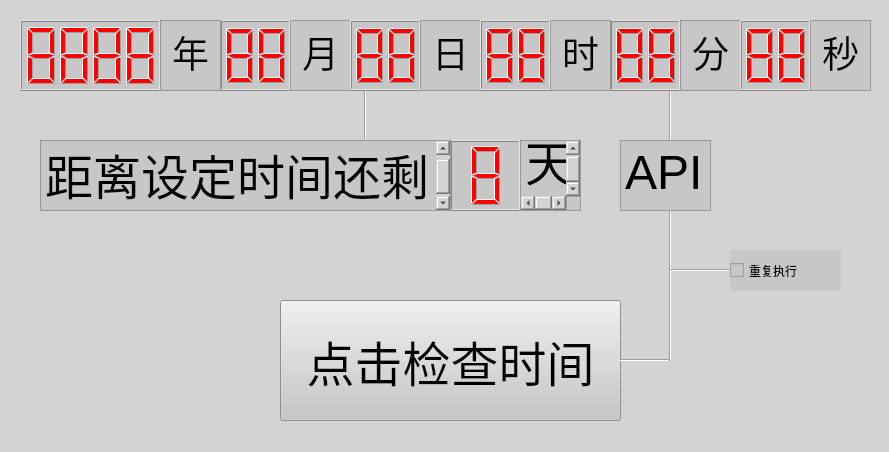
<?xml version="1.0" encoding="UTF-8"?>
<ui version="4.0">
 <class>Form</class>
 <widget class="QWidget" name="Form">
  <property name="geometry">
   <rect>
    <x>0</x>
    <y>0</y>
    <width>889</width>
    <height>452</height>
   </rect>
  </property>
  <property name="windowTitle">
   <string>Form</string>
  </property>
  <property name="styleSheet">
   <string notr="true">background-color: lightgray;</string>
  </property>
  <widget class="QPushButton" name="pushButton">
   <property name="geometry">
    <rect>
     <x>280</x>
     <y>300</y>
     <width>341</width>
     <height>121</height>
    </rect>
   </property>
   <property name="font">
    <font>
     <pointsize>36</pointsize>
    </font>
   </property>
   <property name="styleSheet">
    <string notr="true">background-color: rgb(199, 199, 199)</string>
   </property>
   <property name="text">
    <string>点击检查时间</string>
   </property>
  </widget>
  <widget class="QLCDNumber" name="lcdNumber">
   <property name="enabled">
    <bool>true</bool>
   </property>
   <property name="geometry">
    <rect>
     <x>450</x>
     <y>140</y>
     <width>71</width>
     <height>71</height>
    </rect>
   </property>
   <property name="font">
    <font>
     <family>思源黑体 CN</family>
    </font>
   </property>
   <property name="cursor">
    <cursorShape>ArrowCursor</cursorShape>
   </property>
   <property name="layoutDirection">
    <enum>Qt::LayoutDirection::LeftToRight</enum>
   </property>
   <property name="styleSheet">
    <string notr="true">color: red;
background-color: rgb(199, 199, 199)</string>
   </property>
   <property name="smallDecimalPoint">
    <bool>false</bool>
   </property>
   <property name="digitCount">
    <number>1</number>
   </property>
   <property name="mode">
    <enum>QLCDNumber::Mode::Dec</enum>
   </property>
   <property name="intValue" stdset="0">
    <number>8</number>
   </property>
  </widget>
  <widget class="QTextBrowser" name="textBrowser">
   <property name="geometry">
    <rect>
     <x>40</x>
     <y>140</y>
     <width>411</width>
     <height>71</height>
    </rect>
   </property>
   <property name="font">
    <font>
     <family>思源黑体 CN</family>
    </font>
   </property>
   <property name="styleSheet">
    <string notr="true">background-color: rgb(199, 199, 199)</string>
   </property>
   <property name="html">
    <string>&lt;!DOCTYPE HTML PUBLIC &quot;-//W3C//DTD HTML 4.0//EN&quot; &quot;http://www.w3.org/TR/REC-html40/strict.dtd&quot;&gt;
&lt;html&gt;&lt;head&gt;&lt;meta name=&quot;qrichtext&quot; content=&quot;1&quot; /&gt;&lt;meta charset=&quot;utf-8&quot; /&gt;&lt;style type=&quot;text/css&quot;&gt;
p, li { white-space: pre-wrap; }
hr { height: 1px; border-width: 0; }
li.unchecked::marker { content: &quot;\2610&quot;; }
li.checked::marker { content: &quot;\2612&quot;; }
&lt;/style&gt;&lt;/head&gt;&lt;body style=&quot; font-family:'思源黑体 CN'; font-size:9pt; font-weight:400; font-style:normal;&quot;&gt;
&lt;p style=&quot; margin-top:0px; margin-bottom:0px; margin-left:0px; margin-right:0px; -qt-block-indent:0; text-indent:0px;&quot;&gt;&lt;span style=&quot; font-family:'Microsoft YaHei UI'; font-size:36pt;&quot;&gt;距离设定时间还剩&lt;/span&gt;&lt;/p&gt;&lt;/body&gt;&lt;/html&gt;</string>
   </property>
  </widget>
  <widget class="QTextBrowser" name="textBrowser_2">
   <property name="geometry">
    <rect>
     <x>520</x>
     <y>140</y>
     <width>61</width>
     <height>71</height>
    </rect>
   </property>
   <property name="font">
    <font>
     <family>思源黑体 CN</family>
    </font>
   </property>
   <property name="styleSheet">
    <string notr="true">background-color: rgb(199, 199, 199)</string>
   </property>
   <property name="html">
    <string>&lt;!DOCTYPE HTML PUBLIC &quot;-//W3C//DTD HTML 4.0//EN&quot; &quot;http://www.w3.org/TR/REC-html40/strict.dtd&quot;&gt;
&lt;html&gt;&lt;head&gt;&lt;meta name=&quot;qrichtext&quot; content=&quot;1&quot; /&gt;&lt;meta charset=&quot;utf-8&quot; /&gt;&lt;style type=&quot;text/css&quot;&gt;
p, li { white-space: pre-wrap; }
hr { height: 1px; border-width: 0; }
li.unchecked::marker { content: &quot;\2610&quot;; }
li.checked::marker { content: &quot;\2612&quot;; }
&lt;/style&gt;&lt;/head&gt;&lt;body style=&quot; font-family:'思源黑体 CN'; font-size:9pt; font-weight:400; font-style:normal;&quot;&gt;
&lt;p style=&quot; margin-top:0px; margin-bottom:0px; margin-left:0px; margin-right:0px; -qt-block-indent:0; text-indent:0px;&quot;&gt;&lt;span style=&quot; font-family:'Microsoft YaHei UI'; font-size:36pt;&quot;&gt;天&lt;/span&gt;&lt;/p&gt;&lt;/body&gt;&lt;/html&gt;</string>
   </property>
  </widget>
  <widget class="QLCDNumber" name="lcdNumber_2">
   <property name="enabled">
    <bool>true</bool>
   </property>
   <property name="geometry">
    <rect>
     <x>20</x>
     <y>20</y>
     <width>141</width>
     <height>71</height>
    </rect>
   </property>
   <property name="font">
    <font>
     <family>思源黑体 CN</family>
    </font>
   </property>
   <property name="cursor">
    <cursorShape>ArrowCursor</cursorShape>
   </property>
   <property name="layoutDirection">
    <enum>Qt::LayoutDirection::LeftToRight</enum>
   </property>
   <property name="styleSheet">
    <string notr="true">color: red;
background-color: rgb(199, 199, 199)</string>
   </property>
   <property name="smallDecimalPoint">
    <bool>false</bool>
   </property>
   <property name="digitCount">
    <number>4</number>
   </property>
   <property name="mode">
    <enum>QLCDNumber::Mode::Dec</enum>
   </property>
   <property name="intValue" stdset="0">
    <number>8888</number>
   </property>
  </widget>
  <widget class="QLCDNumber" name="lcdNumber_3">
   <property name="enabled">
    <bool>true</bool>
   </property>
   <property name="geometry">
    <rect>
     <x>220</x>
     <y>20</y>
     <width>71</width>
     <height>71</height>
    </rect>
   </property>
   <property name="font">
    <font>
     <family>思源黑体 CN</family>
    </font>
   </property>
   <property name="cursor">
    <cursorShape>ArrowCursor</cursorShape>
   </property>
   <property name="layoutDirection">
    <enum>Qt::LayoutDirection::LeftToRight</enum>
   </property>
   <property name="styleSheet">
    <string notr="true">color: red;
background-color: rgb(199, 199, 199)</string>
   </property>
   <property name="smallDecimalPoint">
    <bool>false</bool>
   </property>
   <property name="digitCount">
    <number>2</number>
   </property>
   <property name="mode">
    <enum>QLCDNumber::Mode::Dec</enum>
   </property>
   <property name="value" stdset="0">
    <double>88.000000000000000</double>
   </property>
   <property name="intValue" stdset="0">
    <number>88</number>
   </property>
  </widget>
  <widget class="QTextBrowser" name="textBrowser_3">
   <property name="geometry">
    <rect>
     <x>160</x>
     <y>20</y>
     <width>61</width>
     <height>71</height>
    </rect>
   </property>
   <property name="font">
    <font>
     <family>思源黑体 CN</family>
    </font>
   </property>
   <property name="styleSheet">
    <string notr="true">background-color: rgb(199, 199, 199)</string>
   </property>
   <property name="html">
    <string>&lt;!DOCTYPE HTML PUBLIC &quot;-//W3C//DTD HTML 4.0//EN&quot; &quot;http://www.w3.org/TR/REC-html40/strict.dtd&quot;&gt;
&lt;html&gt;&lt;head&gt;&lt;meta name=&quot;qrichtext&quot; content=&quot;1&quot; /&gt;&lt;meta charset=&quot;utf-8&quot; /&gt;&lt;style type=&quot;text/css&quot;&gt;
p, li { white-space: pre-wrap; }
hr { height: 1px; border-width: 0; }
li.unchecked::marker { content: &quot;\2610&quot;; }
li.checked::marker { content: &quot;\2612&quot;; }
&lt;/style&gt;&lt;/head&gt;&lt;body style=&quot; font-family:'思源黑体 CN'; font-size:9pt; font-weight:400; font-style:normal;&quot;&gt;
&lt;p align=&quot;center&quot; style=&quot; margin-top:0px; margin-bottom:0px; margin-left:0px; margin-right:0px; -qt-block-indent:0; text-indent:0px;&quot;&gt;&lt;span style=&quot; font-size:28pt;&quot;&gt;年&lt;/span&gt;&lt;/p&gt;&lt;/body&gt;&lt;/html&gt;</string>
   </property>
  </widget>
  <widget class="QTextBrowser" name="textBrowser_4">
   <property name="geometry">
    <rect>
     <x>290</x>
     <y>20</y>
     <width>61</width>
     <height>71</height>
    </rect>
   </property>
   <property name="font">
    <font>
     <family>思源黑体 CN</family>
    </font>
   </property>
   <property name="styleSheet">
    <string notr="true">background-color: rgb(199, 199, 199)</string>
   </property>
   <property name="html">
    <string>&lt;!DOCTYPE HTML PUBLIC &quot;-//W3C//DTD HTML 4.0//EN&quot; &quot;http://www.w3.org/TR/REC-html40/strict.dtd&quot;&gt;
&lt;html&gt;&lt;head&gt;&lt;meta name=&quot;qrichtext&quot; content=&quot;1&quot; /&gt;&lt;meta charset=&quot;utf-8&quot; /&gt;&lt;style type=&quot;text/css&quot;&gt;
p, li { white-space: pre-wrap; }
hr { height: 1px; border-width: 0; }
li.unchecked::marker { content: &quot;\2610&quot;; }
li.checked::marker { content: &quot;\2612&quot;; }
&lt;/style&gt;&lt;/head&gt;&lt;body style=&quot; font-family:'思源黑体 CN'; font-size:9pt; font-weight:400; font-style:normal;&quot;&gt;
&lt;p align=&quot;center&quot; style=&quot; margin-top:0px; margin-bottom:0px; margin-left:0px; margin-right:0px; -qt-block-indent:0; text-indent:0px;&quot;&gt;&lt;span style=&quot; font-size:28pt;&quot;&gt;月&lt;/span&gt;&lt;/p&gt;&lt;/body&gt;&lt;/html&gt;</string>
   </property>
  </widget>
  <widget class="QLCDNumber" name="lcdNumber_4">
   <property name="enabled">
    <bool>true</bool>
   </property>
   <property name="geometry">
    <rect>
     <x>350</x>
     <y>20</y>
     <width>71</width>
     <height>71</height>
    </rect>
   </property>
   <property name="font">
    <font>
     <family>思源黑体 CN</family>
    </font>
   </property>
   <property name="cursor">
    <cursorShape>ArrowCursor</cursorShape>
   </property>
   <property name="layoutDirection">
    <enum>Qt::LayoutDirection::LeftToRight</enum>
   </property>
   <property name="styleSheet">
    <string notr="true">color: red;
background-color: rgb(199, 199, 199)</string>
   </property>
   <property name="smallDecimalPoint">
    <bool>false</bool>
   </property>
   <property name="digitCount">
    <number>2</number>
   </property>
   <property name="mode">
    <enum>QLCDNumber::Mode::Dec</enum>
   </property>
   <property name="intValue" stdset="0">
    <number>88</number>
   </property>
  </widget>
  <widget class="QTextBrowser" name="textBrowser_5">
   <property name="geometry">
    <rect>
     <x>420</x>
     <y>20</y>
     <width>61</width>
     <height>71</height>
    </rect>
   </property>
   <property name="font">
    <font>
     <family>思源黑体 CN</family>
    </font>
   </property>
   <property name="styleSheet">
    <string notr="true">background-color: rgb(199, 199, 199)</string>
   </property>
   <property name="html">
    <string>&lt;!DOCTYPE HTML PUBLIC &quot;-//W3C//DTD HTML 4.0//EN&quot; &quot;http://www.w3.org/TR/REC-html40/strict.dtd&quot;&gt;
&lt;html&gt;&lt;head&gt;&lt;meta name=&quot;qrichtext&quot; content=&quot;1&quot; /&gt;&lt;meta charset=&quot;utf-8&quot; /&gt;&lt;style type=&quot;text/css&quot;&gt;
p, li { white-space: pre-wrap; }
hr { height: 1px; border-width: 0; }
li.unchecked::marker { content: &quot;\2610&quot;; }
li.checked::marker { content: &quot;\2612&quot;; }
&lt;/style&gt;&lt;/head&gt;&lt;body style=&quot; font-family:'思源黑体 CN'; font-size:9pt; font-weight:400; font-style:normal;&quot;&gt;
&lt;p align=&quot;center&quot; style=&quot; margin-top:0px; margin-bottom:0px; margin-left:0px; margin-right:0px; -qt-block-indent:0; text-indent:0px;&quot;&gt;&lt;span style=&quot; font-size:28pt;&quot;&gt;日&lt;/span&gt;&lt;/p&gt;&lt;/body&gt;&lt;/html&gt;</string>
   </property>
  </widget>
  <widget class="Line" name="line_2">
   <property name="geometry">
    <rect>
     <x>340</x>
     <y>90</y>
     <width>51</width>
     <height>51</height>
    </rect>
   </property>
   <property name="styleSheet">
    <string notr="true">border-color: black;
background-color:none;</string>
   </property>
   <property name="orientation">
    <enum>Qt::Orientation::Vertical</enum>
   </property>
  </widget>
  <widget class="QTextBrowser" name="textBrowser_6">
   <property name="geometry">
    <rect>
     <x>620</x>
     <y>140</y>
     <width>91</width>
     <height>71</height>
    </rect>
   </property>
   <property name="styleSheet">
    <string notr="true">background-color: rgb(199, 199, 199)</string>
   </property>
   <property name="html">
    <string>&lt;!DOCTYPE HTML PUBLIC &quot;-//W3C//DTD HTML 4.0//EN&quot; &quot;http://www.w3.org/TR/REC-html40/strict.dtd&quot;&gt;
&lt;html&gt;&lt;head&gt;&lt;meta name=&quot;qrichtext&quot; content=&quot;1&quot; /&gt;&lt;meta charset=&quot;utf-8&quot; /&gt;&lt;style type=&quot;text/css&quot;&gt;
p, li { white-space: pre-wrap; }
hr { height: 1px; border-width: 0; }
li.unchecked::marker { content: &quot;\2610&quot;; }
li.checked::marker { content: &quot;\2612&quot;; }
&lt;/style&gt;&lt;/head&gt;&lt;body style=&quot; font-family:'Microsoft YaHei UI'; font-size:9pt; font-weight:400; font-style:normal;&quot;&gt;
&lt;p style=&quot; margin-top:0px; margin-bottom:0px; margin-left:0px; margin-right:0px; -qt-block-indent:0; text-indent:0px;&quot;&gt;&lt;span style=&quot; font-size:36pt;&quot;&gt;API&lt;/span&gt;&lt;/p&gt;&lt;/body&gt;&lt;/html&gt;</string>
   </property>
  </widget>
  <widget class="Line" name="line_3">
   <property name="geometry">
    <rect>
     <x>620</x>
     <y>350</y>
     <width>51</width>
     <height>21</height>
    </rect>
   </property>
   <property name="styleSheet">
    <string notr="true">border-color: black;
background-color:none;</string>
   </property>
   <property name="orientation">
    <enum>Qt::Orientation::Horizontal</enum>
   </property>
  </widget>
  <widget class="Line" name="line_4">
   <property name="geometry">
    <rect>
     <x>640</x>
     <y>210</y>
     <width>61</width>
     <height>151</height>
    </rect>
   </property>
   <property name="styleSheet">
    <string notr="true">border-color: black;
background-color:none;</string>
   </property>
   <property name="orientation">
    <enum>Qt::Orientation::Vertical</enum>
   </property>
  </widget>
  <widget class="Line" name="line_6">
   <property name="geometry">
    <rect>
     <x>640</x>
     <y>90</y>
     <width>61</width>
     <height>51</height>
    </rect>
   </property>
   <property name="styleSheet">
    <string notr="true">border-color: black;
background-color:none;</string>
   </property>
   <property name="orientation">
    <enum>Qt::Orientation::Vertical</enum>
   </property>
  </widget>
  <widget class="QLCDNumber" name="lcdNumber_5">
   <property name="enabled">
    <bool>true</bool>
   </property>
   <property name="geometry">
    <rect>
     <x>610</x>
     <y>20</y>
     <width>71</width>
     <height>71</height>
    </rect>
   </property>
   <property name="font">
    <font>
     <family>思源黑体 CN</family>
    </font>
   </property>
   <property name="cursor">
    <cursorShape>ArrowCursor</cursorShape>
   </property>
   <property name="layoutDirection">
    <enum>Qt::LayoutDirection::LeftToRight</enum>
   </property>
   <property name="styleSheet">
    <string notr="true">color: red;
background-color: rgb(199, 199, 199)</string>
   </property>
   <property name="smallDecimalPoint">
    <bool>false</bool>
   </property>
   <property name="digitCount">
    <number>2</number>
   </property>
   <property name="mode">
    <enum>QLCDNumber::Mode::Dec</enum>
   </property>
   <property name="intValue" stdset="0">
    <number>88</number>
   </property>
  </widget>
  <widget class="QTextBrowser" name="textBrowser_7">
   <property name="geometry">
    <rect>
     <x>680</x>
     <y>20</y>
     <width>61</width>
     <height>71</height>
    </rect>
   </property>
   <property name="font">
    <font>
     <family>思源黑体 CN</family>
    </font>
   </property>
   <property name="styleSheet">
    <string notr="true">background-color: rgb(199, 199, 199)</string>
   </property>
   <property name="html">
    <string>&lt;!DOCTYPE HTML PUBLIC &quot;-//W3C//DTD HTML 4.0//EN&quot; &quot;http://www.w3.org/TR/REC-html40/strict.dtd&quot;&gt;
&lt;html&gt;&lt;head&gt;&lt;meta name=&quot;qrichtext&quot; content=&quot;1&quot; /&gt;&lt;meta charset=&quot;utf-8&quot; /&gt;&lt;style type=&quot;text/css&quot;&gt;
p, li { white-space: pre-wrap; }
hr { height: 1px; border-width: 0; }
li.unchecked::marker { content: &quot;\2610&quot;; }
li.checked::marker { content: &quot;\2612&quot;; }
&lt;/style&gt;&lt;/head&gt;&lt;body style=&quot; font-family:'思源黑体 CN'; font-size:9pt; font-weight:400; font-style:normal;&quot;&gt;
&lt;p align=&quot;center&quot; style=&quot; margin-top:0px; margin-bottom:0px; margin-left:0px; margin-right:0px; -qt-block-indent:0; text-indent:0px;&quot;&gt;&lt;span style=&quot; font-size:28pt;&quot;&gt;分&lt;/span&gt;&lt;/p&gt;&lt;/body&gt;&lt;/html&gt;</string>
   </property>
  </widget>
  <widget class="QLCDNumber" name="lcdNumber_6">
   <property name="enabled">
    <bool>true</bool>
   </property>
   <property name="geometry">
    <rect>
     <x>740</x>
     <y>20</y>
     <width>71</width>
     <height>71</height>
    </rect>
   </property>
   <property name="font">
    <font>
     <family>思源黑体 CN</family>
    </font>
   </property>
   <property name="cursor">
    <cursorShape>ArrowCursor</cursorShape>
   </property>
   <property name="layoutDirection">
    <enum>Qt::LayoutDirection::LeftToRight</enum>
   </property>
   <property name="styleSheet">
    <string notr="true">color: red;
background-color: rgb(199, 199, 199)</string>
   </property>
   <property name="smallDecimalPoint">
    <bool>false</bool>
   </property>
   <property name="digitCount">
    <number>2</number>
   </property>
   <property name="mode">
    <enum>QLCDNumber::Mode::Dec</enum>
   </property>
   <property name="intValue" stdset="0">
    <number>88</number>
   </property>
  </widget>
  <widget class="QTextBrowser" name="textBrowser_8">
   <property name="geometry">
    <rect>
     <x>810</x>
     <y>20</y>
     <width>61</width>
     <height>71</height>
    </rect>
   </property>
   <property name="font">
    <font>
     <family>思源黑体 CN</family>
    </font>
   </property>
   <property name="styleSheet">
    <string notr="true">background-color: rgb(199, 199, 199)</string>
   </property>
   <property name="html">
    <string>&lt;!DOCTYPE HTML PUBLIC &quot;-//W3C//DTD HTML 4.0//EN&quot; &quot;http://www.w3.org/TR/REC-html40/strict.dtd&quot;&gt;
&lt;html&gt;&lt;head&gt;&lt;meta name=&quot;qrichtext&quot; content=&quot;1&quot; /&gt;&lt;meta charset=&quot;utf-8&quot; /&gt;&lt;style type=&quot;text/css&quot;&gt;
p, li { white-space: pre-wrap; }
hr { height: 1px; border-width: 0; }
li.unchecked::marker { content: &quot;\2610&quot;; }
li.checked::marker { content: &quot;\2612&quot;; }
&lt;/style&gt;&lt;/head&gt;&lt;body style=&quot; font-family:'思源黑体 CN'; font-size:9pt; font-weight:400; font-style:normal;&quot;&gt;
&lt;p align=&quot;center&quot; style=&quot; margin-top:0px; margin-bottom:0px; margin-left:0px; margin-right:0px; -qt-block-indent:0; text-indent:0px;&quot;&gt;&lt;span style=&quot; font-size:28pt;&quot;&gt;秒&lt;/span&gt;&lt;/p&gt;&lt;/body&gt;&lt;/html&gt;</string>
   </property>
  </widget>
  <widget class="QLCDNumber" name="lcdNumber_7">
   <property name="enabled">
    <bool>true</bool>
   </property>
   <property name="geometry">
    <rect>
     <x>480</x>
     <y>20</y>
     <width>71</width>
     <height>71</height>
    </rect>
   </property>
   <property name="font">
    <font>
     <family>思源黑体 CN</family>
    </font>
   </property>
   <property name="cursor">
    <cursorShape>ArrowCursor</cursorShape>
   </property>
   <property name="layoutDirection">
    <enum>Qt::LayoutDirection::LeftToRight</enum>
   </property>
   <property name="styleSheet">
    <string notr="true">color: red;
background-color: rgb(199, 199, 199)</string>
   </property>
   <property name="smallDecimalPoint">
    <bool>false</bool>
   </property>
   <property name="digitCount">
    <number>2</number>
   </property>
   <property name="mode">
    <enum>QLCDNumber::Mode::Dec</enum>
   </property>
   <property name="intValue" stdset="0">
    <number>88</number>
   </property>
  </widget>
  <widget class="QTextBrowser" name="textBrowser_9">
   <property name="geometry">
    <rect>
     <x>550</x>
     <y>20</y>
     <width>61</width>
     <height>71</height>
    </rect>
   </property>
   <property name="font">
    <font>
     <family>思源黑体 CN</family>
    </font>
   </property>
   <property name="styleSheet">
    <string notr="true">background-color: rgb(199, 199, 199)</string>
   </property>
   <property name="html">
    <string>&lt;!DOCTYPE HTML PUBLIC &quot;-//W3C//DTD HTML 4.0//EN&quot; &quot;http://www.w3.org/TR/REC-html40/strict.dtd&quot;&gt;
&lt;html&gt;&lt;head&gt;&lt;meta name=&quot;qrichtext&quot; content=&quot;1&quot; /&gt;&lt;meta charset=&quot;utf-8&quot; /&gt;&lt;style type=&quot;text/css&quot;&gt;
p, li { white-space: pre-wrap; }
hr { height: 1px; border-width: 0; }
li.unchecked::marker { content: &quot;\2610&quot;; }
li.checked::marker { content: &quot;\2612&quot;; }
&lt;/style&gt;&lt;/head&gt;&lt;body style=&quot; font-family:'思源黑体 CN'; font-size:9pt; font-weight:400; font-style:normal;&quot;&gt;
&lt;p align=&quot;center&quot; style=&quot; margin-top:0px; margin-bottom:0px; margin-left:0px; margin-right:0px; -qt-block-indent:0; text-indent:0px;&quot;&gt;&lt;span style=&quot; font-size:28pt;&quot;&gt;时&lt;/span&gt;&lt;/p&gt;&lt;/body&gt;&lt;/html&gt;</string>
   </property>
  </widget>
  <widget class="QCheckBox" name="checkBox">
   <property name="geometry">
    <rect>
     <x>730</x>
     <y>250</y>
     <width>111</width>
     <height>41</height>
    </rect>
   </property>
   <property name="font">
    <font>
     <family>思源黑体 CN</family>
    </font>
   </property>
   <property name="styleSheet">
    <string notr="true">background-color: rgb(199, 199, 199)</string>
   </property>
   <property name="text">
    <string>重复执行</string>
   </property>
  </widget>
  <widget class="Line" name="line_5">
   <property name="geometry">
    <rect>
     <x>670</x>
     <y>260</y>
     <width>61</width>
     <height>21</height>
    </rect>
   </property>
   <property name="styleSheet">
    <string notr="true">border-color: black;
background-color:none;</string>
   </property>
   <property name="orientation">
    <enum>Qt::Orientation::Horizontal</enum>
   </property>
  </widget>
 </widget>
 <resources/>
 <connections/>
</ui>
